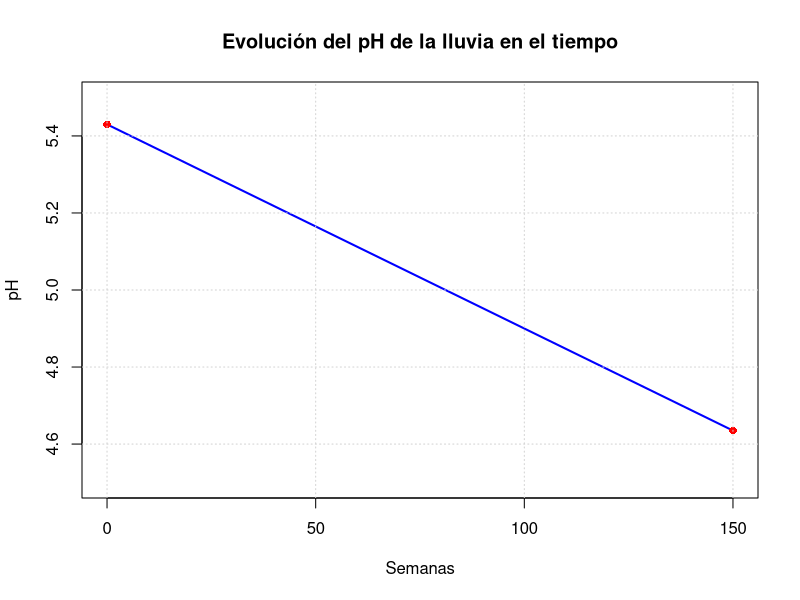
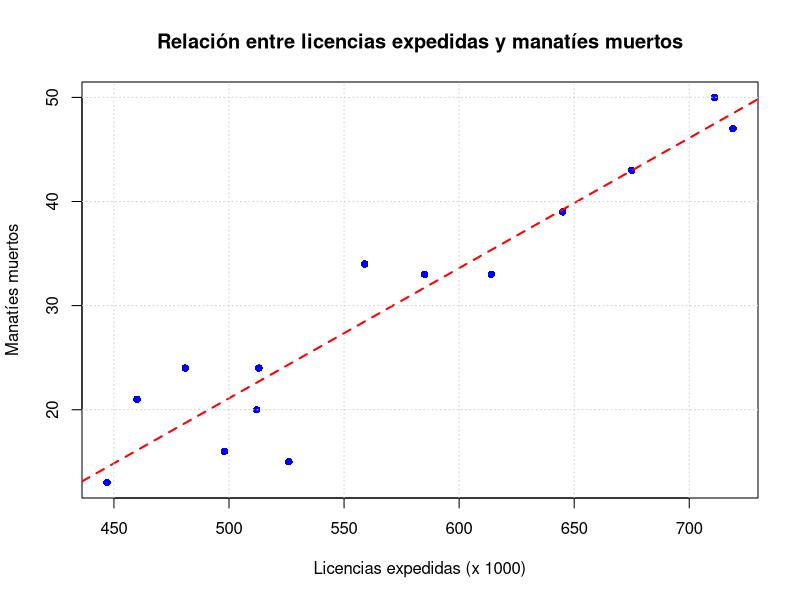
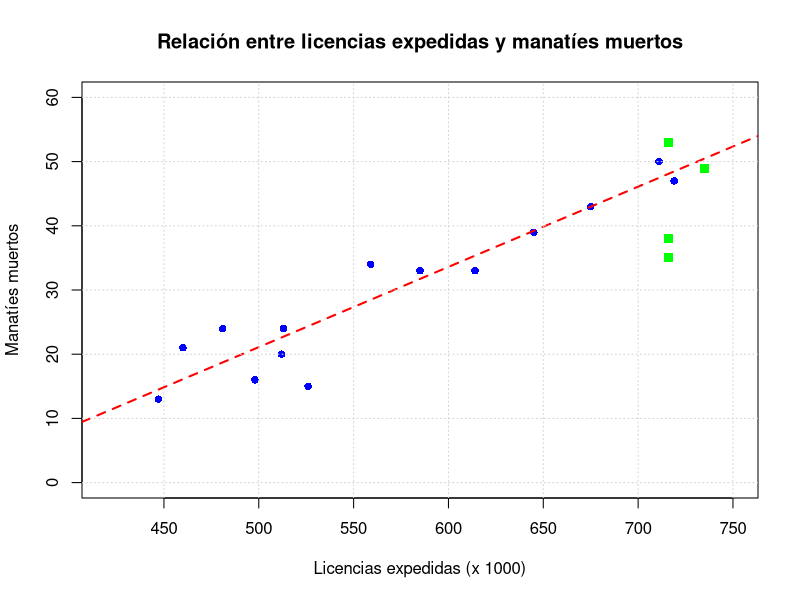

Write R code to recreate these figures, in order.
# EJERCICIOS "Estadistica básica aplicada" de David S. Moore (2005)

# Capítulo II "Relaciones entre variables"

# SECCIÓN 2.4 "Regresión mínimo cuadrática"

# **************************************************
# PREGUNTA 2.30 - Recta de regresión del consumo de gas
# **************************************************

# El ejemplo 2.9 da la ecuación de la recta de regresión del consumo de gas y
# con relación a los grados-día x de los datos de la tabla 2.2 como:
# ŷ = 3,0949 + 0,94966x

# (a) Utiliza la función de regresión de la calculadora para hallar la ecuación de
# la recta de regresión mínimo-cuadrática.

getwd()

setwd("C://Users//brook//OneDrive//Escritorio//Portafolio//Ejercicios_Estadistica_aplicada_b-sica_David_Moore//Archivos")

ejercicio_2_30 <- read.csv("ejercicio_2_30_grados.csv")

str(ejercicio_2_30)

head(ejercicio_2_30)

regresion <- lm(Gas.m3. ~ Grados.día,data = ejercicio_2_30)

summary(regresion)

"
Call:
lm(formula = Gas.m3. ~ Grados.día, data = ejercicio_2_30)

Residuals:
    Min      1Q  Median      3Q     Max 
-1.9743 -0.4785  0.2235  0.3858  1.8707 

Coefficients:
            Estimate Std. Error t value Pr(>|t|)    
(Intercept)  3.09485    0.39062   7.923 1.53e-06 ***
Grados.día   0.94996    0.02498  38.035 1.56e-15 ***
---
Signif. codes:  0 ‘***’ 0.001 ‘**’ 0.01 ‘*’ 0.05 ‘.’ 0.1 ‘ ’ 1

Residual standard error: 0.9539 on 14 degrees of freedom
Multiple R-squared:  0.9904,	Adjusted R-squared:  0.9897 
F-statistic:  1447 on 1 and 14 DF,  p-value: 1.563e-15
"
# (b) Utiliza tu calculadora para hallar la media y la desviación típica de x e y,
# y su correlación r. Halla la pendiente b y la ordenada en el origen a de la recta de
# regresión a partir de esos valores, utilizando las ecuaciones del recuadro Ecuación
# de la recta de regresión mínimo-cuadrática. Comprueba que en (a) y en (b) obtienes la
# ecuación del ejemplo 2.9. (Los resultados pueden ser algo distintos debido a los
# errores de redondeo.)

media_gas <- mean(ejercicio_2_30$Gas.m3.)
media_grados <- mean(ejercicio_2_30$Grados.día)

desv_gas <- sd(ejercicio_2_30$Gas.m3.)
desv_grados <- sd(ejercicio_2_30$Grados.día)

z_gas <- (ejercicio_2_30$Gas.m3. - media_gas) / desv_gas
z_grados <- (ejercicio_2_30$Grados.día - media_grados) / desv_grados

n_muestras <- nrow(ejercicio_2_30)

r <- (1 / (n_muestras - 1)) * sum(z_gas * z_grados)

b <- r * (desv_gas / desv_grados)

a <- media_gas - (b*media_grados)

resultados <- data.frame(
  Variable = c("Gas(m3)","Grados - día"),
  Media = c(media_gas,media_grados),
  Desviacion = c(desv_gas,desv_grados)
)  

resultados_mininmo_cuadratica = data.frame(
  Medida = c("Correlación (r)", "Pendiente (b)","Intercepto (a)"),
  Valores = c(r,b,a)
)

print(resultados)
print(resultados_mininmo_cuadratica)

"
      Variable   Media Desviacion
1      Gas(m3) 14.8625   9.412748
2 Grados - día 12.3875   9.860958

==========================================

           Medida   Valores
1 Correlación (r) 0.9951961
2   Pendiente (b) 0.9499615
3  Intercepto (a) 3.0948517
"
# **************************************************
# PREGUNTA 2.31 - Lluvia ácida
# **************************************************

# Unos investigadores determinaron, durante 150 semanas consecutivas, la acidez 
# de la lluvia en una zona rural de Colorado, EE UU. La acidez se determina 
# mediante el pH. Valores de pH bajos indican una acidez alta. Los investigadores 
# observaron una relación lineal entre el pH y el paso del tiempo e indicaron 
# que la recta de regresión mínimo-cuadrática es:
# pH = 5,43 − (0,0053 × semanas)

# (a) Dibuja esta recta. ¿La asociación es positiva o negativa? Explica de una
# manera sencilla el significado de esta asociación.

intercepto <- 5.43
pendiente <-  -0.0053
semanas <- 0:150 

pH <- intercepto + pendiente * semanas

plot(semanas, 
     pH,
     main = "Evolución del pH de la lluvia en el tiempo",
     xlab = "Semanas",
     ylab = "pH",
     type = "l", 
     lwd = 2, 
     col = "blue",
     ylim = c(4.5, 5.5))
points(c(0, 150), c(5.43, 5.43 - 0.0053*150), pch = 16, col = "red")
grid()

"La asociación es negativa, lo que sugiere que conforme pasan las semanas el nivel de ph 
disminuye, es decir que aumenta la acidez"

# (b) De acuerdo con la recta de regresión, ¿cuál era el pH al comienzo del
# estudio (semana = 1)? ¿Y al final (semana = 150)?

semana_1 <- intercepto - pendiente * 1
semana_150 <- intercepto - pendiente * 150

comparativa_ph_semana <- data.frame(
  Semana = c("Semana 1","Semana 150"),
  pH =c(semana_1,semana_150)
)

print(comparativa_ph_semana)

"
  Semana      pH
  Semana 1    5.4247
  Semana 150  4.6350
"

# (c) ¿Cuál es la pendiente de la recta de regresión? Explica claramente qué indica 
# la pendiente respecto del cambio del pH del agua de lluvia en esta zona rural.

"
b = -0.0053

el pH disminuye 0,0053 unidades por semana (como media)."

# **************************************************
# PREGUNTA 2.32 - Manatís en peligro
# **************************************************

# El ejercicio 2.4 proporciona datos sobre el número de lanchas registradas en 
# Florida y el número de manatís muertos por las lanchas motoras entre 1977 y 1990. 
# La recta de regresión para predecir los manatís muertos a partir del número de 
# lanchas motoras registradas es:
# muertos = −41,4 + (0,125 × lanchas)

# (a) Dibuja un diagrama de dispersión y añádele la recta de regresión. Predice
# el número de manatís que matarán las lanchas en un año en que se registraron
# 716.000 lanchas.

ejercicio_2_32 <- read.csv("ejercicio_2_04_manaties.csv")

head(ejercicio_2_32)

str(ejercicio_2_32)

intercepto <- -41.4
pendiente <- 0.125
lanchas <- 716

mortandad_manaties <- intercepto + pendiente * lanchas

print(mortandad_manaties)

plot(ejercicio_2_32$Licencias_miles,
     ejercicio_2_32$Manatis_muertos,
     main = "Relación entre licencias expedidas y manatíes muertos",
     xlab = "Licencias expedidas (x 1000)",
     ylab = "Manatíes muertos",
     col = "blue",
     pch = 16)
abline(intercepto,
       pendiente,
       col = "red",
       lwd = 2,
       lty = "dashed")
grid()

"En un año en que se autoricen 716000 licencias, puede haber una mortandad de 
48 manatíes muertos"

# (b) He aquí nuevos datos sobre los manatís muertos durante cuatro años más:

# Año    Licencias expedidas (1.000)   Manatís muertos
# 1991   716                          53
# 1992   716                          38
# 1993   716                          35
# 1994   735                          49

# Añade estos puntos al diagrama de dispersión. Durante estos cuatro años,
# Florida tomó fuertes medidas para proteger a los manatís. ¿Observas alguna evi
# dencia de que estas medidas tuvieron éxito?

nuevo_registro <- data.frame(
  Año = c(1991,1992,1993,1994),
  Licencias_miles = c(716,716,716,735),
  Manatis_muertos = c(53,38,35,49)
)

print(nuevo_registro)

plot(ejercicio_2_32$Licencias_miles,
     ejercicio_2_32$Manatis_muertos,
     main = "Relación entre licencias expedidas y manatíes muertos",
     xlab = "Licencias expedidas (x 1000)",
     ylab = "Manatíes muertos",
     col = "blue",
     pch = 16,
     xlim = c(420,750),
     ylim = c(0,60))
points(nuevo_registro$Licencias_miles,
       nuevo_registro$Manatis_muertos,
       col = "green",
       pch = 15,
       cex = 1.2)
abline(intercepto,
       pendiente,
       col = "red",
       lwd = 2,
       lty = "dashed")
grid()

"Han tenido un exito mesurado, pues aunque la cantidad de manatis muerto disminuyó, todavía
se puede apreciar que la cantidad de muertes es proporcional a la cantidad de licencias
expedidas."

# (c) En el apartado (a) predijiste el número de manatís muertos en un año
# con 716.000 lanchas registradas. En realidad, el número de lanchas registradas
# se mantuvo en 716.000 durante los siguientes tres años. Compara las medias de
# manatís muertos en estos años con tu predicción en (a). ¿Qué nivel de exactitud
# has alcanzado?

datos_completos <- rbind(ejercicio_2_32, nuevo_registro)

View(datos_completos)

licencias_716 <- datos_completos[datos_completos$Licencias_miles == 716, ]

print(licencias_716)

promedio__manatis_716 <- mean(licencias_716$Manatis_muertos)

print(promedio__manatis_716)

comparativa <- data.frame(
  Medida = c("promedio","predicción"),
  Valores = c(promedio__manatis_716,mortandad_manaties)
)

print(comparativa)

"
 Año  Licencias_miles Manatis_muertos
 1991             716              53
 1992             716              38
 1993             716              35

======================================

Medida     Valores
promedio        42
predicción      48

"